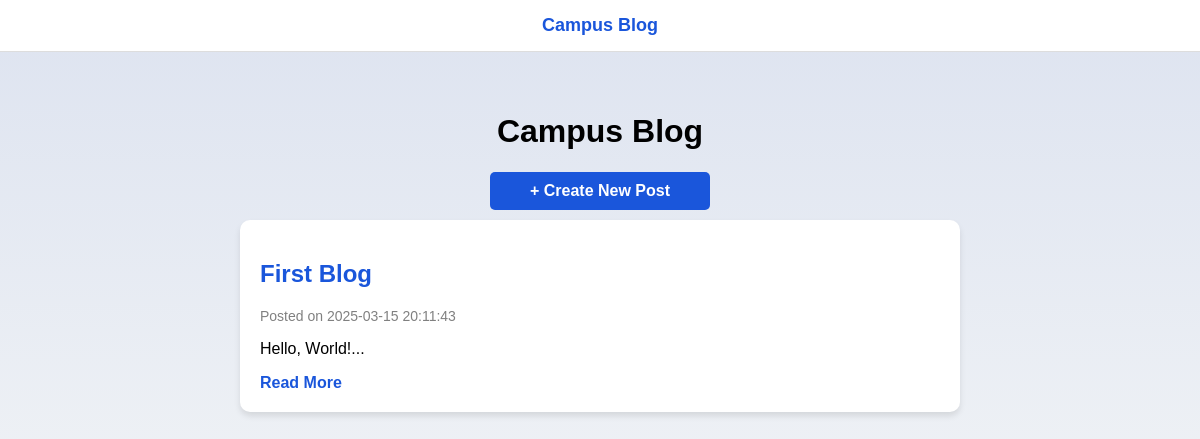
/blog, run on an earlier commit of the app's database.
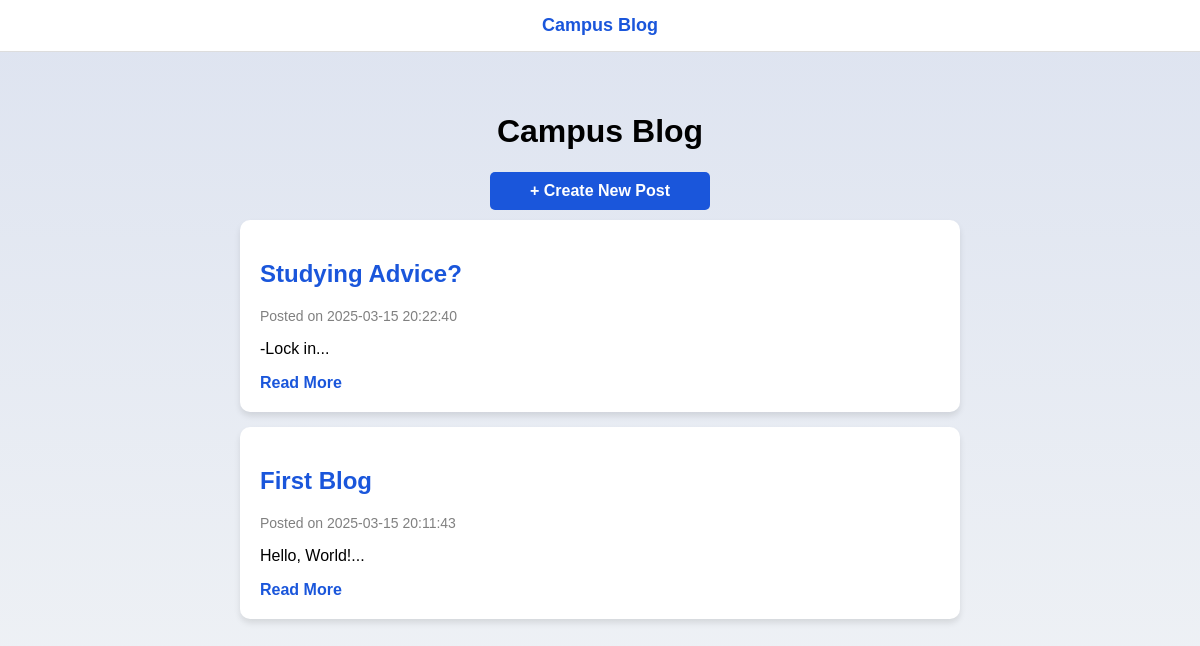
And on a later commit of the database.
### tables this page shows
CREATE TABLE blog_posts (
            id INTEGER PRIMARY KEY AUTOINCREMENT,
            title TEXT NOT NULL,
            content TEXT NOT NULL,
            date_posted TEXT NOT NULL
        );

### main.py (the view)
@app.route("/blog")
def blog():
    conn = db_connect()
    cur = conn.cursor()
    cur.execute("SELECT * FROM blog_posts ORDER BY date_posted DESC")
    posts = cur.fetchall()
    conn.close()
    return render_template("blog.html", posts=posts)

### main.py (called while the page is built)
def db_connect():
    db = sqlite3.connect("expenses.sqlite")
    db.row_factory = sqlite3.Row
    return db

### templates/blog.html (shortened to what this page needs)
<!DOCTYPE html>
<html lang="en">
<head>
    <link rel="stylesheet" href="{{ url_for('static', filename='blog.css') }}">
</head>
<body>
    <div class="navbar">
        <a href="#" class="navbar-brand">Campus Blog</a>
    </div>
    <div class="blog-container">
        <h1>Campus Blog</h1>
        <a href="{{ url_for('create_blog') }}" class="create-post-btn">+ Create New Post</a>
        {% for post in posts %}
        <div class="post">
            <div class="post-info">
                <h2><a href="{{ url_for('post', post_id=post['id']) }}">{{ post['title'] }}</a></h2>
                <p class="post-meta">Posted on {{ post['date_posted'] }}</p>
            </div>
            <p class="post-content">{{ post['content'][:200] }}...</p>
            <a href="{{ url_for('post', post_id=post['id']) }}" class="read-more">Read More</a>
        </div>
        {% endfor %}
    </div>
</body>
</html>

### static/blog.css (style rules this page uses)
body { font-family: Arial, sans-serif; background: linear-gradient(to bottom, #dde3f0, #eef1f5); margin: 0; padding: 0; }
.navbar { background: white; padding: 15px; border-bottom: 1px solid #ddd; text-align: center; }
.navbar-brand { font-weight: bold; font-size: 18px; color: #1a56db; text-decoration: none; }
.blog-container { width: 60%; margin: 20px auto; padding: 20px; }
h1 { text-align: center; color: black; }
.create-post-btn { display: block; width: 200px; margin: 10px auto; padding: 10px; text-align: center; background: #1a56db; color: white; font-weight: bold; text-decoration: none; border-radius: 5px; }
.post { background: white; padding: 20px; border-radius: 10px; margin-bottom: 15px; box-shadow: 0px 4px 6px rgba(0, 0, 0, 0.1); }
.post-info h2 a { text-decoration: none; color: #1a56db; }
.post-meta { font-size: 14px; color: gray; }
.post-content { font-size: 16px; color: black; }
.read-more { color: #1a56db; font-weight: bold; text-decoration: none; }

What changed in the data, as far as the page shows it:
added blog_posts: title "Studying Advice?", date_posted "2025-03-15 20:22:40", content "-Lock in"
